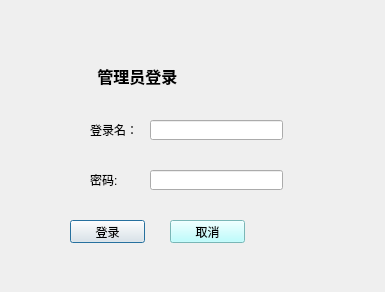
<?xml version="1.0" encoding="UTF-8"?>
<ui version="4.0">
 <class>adLogin</class>
 <widget class="QDialog" name="adLogin">
  <property name="geometry">
   <rect>
    <x>0</x>
    <y>0</y>
    <width>385</width>
    <height>292</height>
   </rect>
  </property>
  <property name="windowTitle">
   <string>Dialog</string>
  </property>
  <widget class="QPushButton" name="loginButton">
   <property name="geometry">
    <rect>
     <x>70</x>
     <y>220</y>
     <width>75</width>
     <height>23</height>
    </rect>
   </property>
   <property name="text">
    <string>登录</string>
   </property>
  </widget>
  <widget class="QLabel" name="label">
   <property name="geometry">
    <rect>
     <x>60</x>
     <y>50</y>
     <width>201</width>
     <height>51</height>
    </rect>
   </property>
   <property name="font">
    <font>
     <family>黑体</family>
     <pointsize>12</pointsize>
     <weight>75</weight>
     <bold>true</bold>
    </font>
   </property>
   <property name="text">
    <string>         管理员登录</string>
   </property>
  </widget>
  <widget class="QLabel" name="label_3">
   <property name="geometry">
    <rect>
     <x>90</x>
     <y>120</y>
     <width>51</width>
     <height>20</height>
    </rect>
   </property>
   <property name="text">
    <string>登录名：</string>
   </property>
  </widget>
  <widget class="QLineEdit" name="pwdLineEdit">
   <property name="geometry">
    <rect>
     <x>150</x>
     <y>170</y>
     <width>133</width>
     <height>20</height>
    </rect>
   </property>
  </widget>
  <widget class="QLineEdit" name="userLineEdit">
   <property name="geometry">
    <rect>
     <x>150</x>
     <y>120</y>
     <width>133</width>
     <height>20</height>
    </rect>
   </property>
  </widget>
  <widget class="QLabel" name="label_2">
   <property name="geometry">
    <rect>
     <x>160</x>
     <y>250</y>
     <width>54</width>
     <height>12</height>
    </rect>
   </property>
   <property name="text">
    <string/>
   </property>
  </widget>
  <widget class="QLabel" name="label_4">
   <property name="geometry">
    <rect>
     <x>90</x>
     <y>170</y>
     <width>51</width>
     <height>20</height>
    </rect>
   </property>
   <property name="text">
    <string>密码:</string>
   </property>
  </widget>
  <widget class="QPushButton" name="exitButton">
   <property name="geometry">
    <rect>
     <x>170</x>
     <y>220</y>
     <width>75</width>
     <height>23</height>
    </rect>
   </property>
   <property name="styleSheet">
    <string notr="true">background-color: rgb(170, 255, 255);</string>
   </property>
   <property name="text">
    <string>取消</string>
   </property>
  </widget>
 </widget>
 <tabstops>
  <tabstop>userLineEdit</tabstop>
  <tabstop>pwdLineEdit</tabstop>
  <tabstop>loginButton</tabstop>
  <tabstop>exitButton</tabstop>
 </tabstops>
 <resources/>
 <connections>
  <connection>
   <sender>exitButton</sender>
   <signal>clicked()</signal>
   <receiver>adLogin</receiver>
   <slot>close()</slot>
   <hints>
    <hint type="sourcelabel">
     <x>201</x>
     <y>234</y>
    </hint>
    <hint type="destinationlabel">
     <x>223</x>
     <y>281</y>
    </hint>
   </hints>
  </connection>
 </connections>
</ui>
